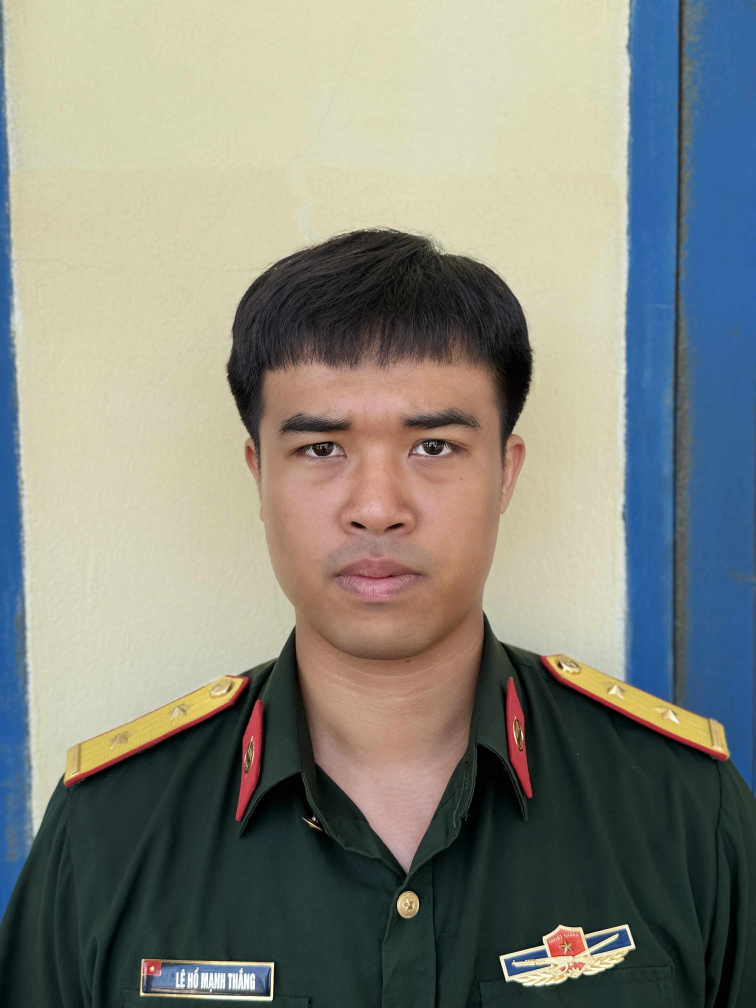
#> input picture dataset/Lê Hồ Mạnh Thắng/Lê Hồ Mạnh Thắng.jpg, 3024 x 4032 px (shown at 1/4 size); its folder holds only this picture in this run
$ python -i face_recognition_model.py   (imports and definitions only)
#> lines starting #> are read from the running program, lines starting #| are printed output that depends on the picture
### src/utils/image_processor.py
"""
Image Processing Utilities
Handles image loading, preprocessing, and face extraction
"""
import cv2
import numpy as np
import os
import sys
from typing import Optional, Tuple
import logging
from pathlib import Path

# Add project root to path for imports
sys.path.append(os.path.join(os.path.dirname(__file__), '..', '..'))

from config.settings import FaceRecognitionConfig

logger = logging.getLogger(__name__)

class ImageProcessor:
    """
    Image processing utilities for face recognition
    """

    def __init__(self, config: FaceRecognitionConfig = None):
        self.config = config or FaceRecognitionConfig()

    def load_image(self, image_path: str) -> Optional[np.ndarray]:
        """
        Load image with Unicode path support

        Args:
            image_path: Path to image file

        Returns:
            Loaded image or None if failed
        """
        try:
            # Use numpy to read image with Unicode path support
            image = cv2.imdecode(
                np.fromfile(image_path, dtype=np.uint8),
                cv2.IMREAD_COLOR
            )
            return image
        except Exception as e:
            logger.error(f"Error loading image {image_path}: {e}")
            return None

    def is_image_file(self, filename: str) -> bool:
        """
        Check if file is a supported image format

        Args:
            filename: Name of the file

        Returns:
            True if supported image file
        """
        return filename.lower().endswith(('.png', '.jpg', '.jpeg', '.gif', '.bmp'))

    def extract_face_roi(self, gray_image: np.ndarray, x: int, y: int,
                        w: int, h: int, padding: int = 20) -> np.ndarray:
        """
        Extract face region of interest with padding

        Args:
            gray_image: Grayscale input image
            x, y, w, h: Face bounding box coordinates
            padding: Padding around face region

        Returns:
            Extracted and normalized face ROI
        """
        # Add padding to face region
        y1 = max(0, y - padding)
        y2 = min(gray_image.shape[0], y + h + padding)
        x1 = max(0, x - padding)
        x2 = min(gray_image.shape[1], x + w + padding)

        # Extract face region
        face_roi = gray_image[y1:y2, x1:x2]

        # Resize to standard size for consistency
        face_roi = cv2.resize(face_roi, self.config.FACE_SIZE_NORMALIZED)

        return face_roi

    # [102 lines left out: functions preprocess_image, resize_image, enhance_image_quality, validate_image, not called in this run]

### src/utils/augmentation.py
"""
Data Augmentation for Face Recognition
Applies various transformations to increase training data diversity
"""
import cv2
import numpy as np
import os
import sys
from typing import List
import logging

# Add project root to path for imports
sys.path.append(os.path.join(os.path.dirname(__file__), '..', '..'))

from config.settings import FaceRecognitionConfig

logger = logging.getLogger(__name__)

class DataAugmentation:
    """
    Data augmentation utilities for face recognition training
    """

    def __init__(self, config: FaceRecognitionConfig = None):
        self.config = config or FaceRecognitionConfig()

    def augment_face(self, face_roi: np.ndarray, num_augmentations: int = 3) -> List[np.ndarray]:
        """
        Apply data augmentation to face images

        Args:
            face_roi: Original face region of interest
            num_augmentations: Number of augmented versions to generate

        Returns:
            List of augmented face images (including original)
        """
        augmented_faces = [face_roi.copy()]  # Include original

        for _ in range(num_augmentations):
            aug_face = face_roi.copy()

            # Apply random transformations
            aug_face = self._apply_rotation(aug_face)
            aug_face = self._apply_brightness(aug_face)
            aug_face = self._apply_contrast(aug_face)
            aug_face = self._apply_horizontal_flip(aug_face)
            aug_face = self._apply_noise(aug_face)
            aug_face = self._apply_translation(aug_face)

            augmented_faces.append(aug_face)

        return augmented_faces

    def _apply_rotation(self, image: np.ndarray) -> np.ndarray:
        """Apply random rotation within specified range"""
        angle = np.random.uniform(*self.config.ROTATION_RANGE)
        h, w = image.shape[:2]
        center = (w // 2, h // 2)

        matrix = cv2.getRotationMatrix2D(center, angle, 1.0)
        rotated = cv2.warpAffine(image, matrix, (w, h), borderMode=cv2.BORDER_REFLECT)

        return rotated

    def _apply_brightness(self, image: np.ndarray) -> np.ndarray:
        """Apply random brightness adjustment"""
        brightness_factor = np.random.uniform(*self.config.BRIGHTNESS_RANGE)
        brightened = np.clip(image * brightness_factor, 0, 255).astype(np.uint8)

        return brightened

    def _apply_contrast(self, image: np.ndarray) -> np.ndarray:
        """Apply random contrast adjustment"""
        contrast_factor = np.random.uniform(*self.config.CONTRAST_RANGE)
        contrasted = np.clip(
            (image - 127.5) * contrast_factor + 127.5, 0, 255
        ).astype(np.uint8)

        return contrasted

    def _apply_horizontal_flip(self, image: np.ndarray) -> np.ndarray:
        """Apply random horizontal flip"""
        if np.random.random() < self.config.FLIP_PROBABILITY:
            return cv2.flip(image, 1)
        return image

    def _apply_noise(self, image: np.ndarray) -> np.ndarray:
        """Apply random noise"""
        noise = np.random.normal(0, self.config.NOISE_STD, image.shape).astype(np.int16)
        noisy = np.clip(image.astype(np.int16) + noise, 0, 255).astype(np.uint8)

        return noisy

    def _apply_translation(self, image: np.ndarray) -> np.ndarray:
        """Apply random translation (shift)"""
        tx = np.random.randint(*self.config.TRANSLATION_RANGE)
        ty = np.random.randint(*self.config.TRANSLATION_RANGE)

        h, w = image.shape[:2]
        translation_matrix = np.float32([[1, 0, tx], [0, 1, ty]])
        translated = cv2.warpAffine(
            image, translation_matrix, (w, h), borderMode=cv2.BORDER_REFLECT
        )

        return translated

    def _apply_gaussian_blur(self, image: np.ndarray, kernel_size: int = 3) -> np.ndarray:
        """Apply slight Gaussian blur"""
        return cv2.GaussianBlur(image, (kernel_size, kernel_size), 0)

    # [7 lines left out: function _apply_sharpening, not called in this run]

    def _apply_histogram_equalization(self, image: np.ndarray) -> np.ndarray:
        """Apply histogram equalization"""
        return cv2.equalizeHist(image)

    # [21 lines left out: function get_augmentation_preview, not called in this run]

### src/models/face_recognition_model.py
"""
Face Recognition Model
Handles face detection, training, and recognition using OpenCV LBPH
"""
import os
import cv2
import numpy as np
from typing import List, Tuple, Optional, Dict, Any
import logging
import sys

# Add project root to path for imports
sys.path.append(os.path.join(os.path.dirname(__file__), '..', '..'))

from config.settings import FaceRecognitionConfig
from src.utils.image_processor import ImageProcessor
from src.utils.augmentation import DataAugmentation

logger = logging.getLogger(__name__)

class FaceRecognitionModel:
    """
    Main face recognition model using OpenCV LBPH (Local Binary Pattern Histogram)
    """

    def __init__(self, config: FaceRecognitionConfig = None):
        self.config = config or FaceRecognitionConfig()

        # Initialize OpenCV components
        self.face_cascade = cv2.CascadeClassifier(
            cv2.data.haarcascades + self.config.FACE_CASCADE_FILE
        )
        self.face_recognizer = cv2.face.LBPHFaceRecognizer_create()

        # Model state
        self.is_trained = False
        self.known_face_names = []
        self.training_stats = {}
        self.confidence_threshold = self.config.CONFIDENCE_THRESHOLD
        self.use_augmentation = self.config.USE_AUGMENTATION
        self.augmentation_factor = self.config.AUGMENTATION_FACTOR

        # Processors
        self.image_processor = ImageProcessor(config=self.config)
        self.augmentation = DataAugmentation(config=self.config) if self.config.USE_AUGMENTATION else None

        logger.info("Face Recognition Model initialized")

        # Auto-load faces from dataset on initialization
        try:
            from pathlib import Path
            dataset_path = Path('dataset')
            if dataset_path.exists():
                result = self.train(str(dataset_path))
                logger.info(f"Auto-trained model: {result.get('message', 'Training completed')}")
            else:
                logger.warning(f"Dataset path {dataset_path} does not exist")
        except Exception as e:
            logger.warning(f"Could not auto-train model: {e}")

    def extract_face_from_image(self, image_path: str) -> Optional[np.ndarray]:
        """
        Extract and preprocess face from image file

        Args:
            image_path: Path to image file

        Returns:
            Preprocessed face ROI or None if no face found
        """
        try:
            # Load image with Unicode support
            image = self.image_processor.load_image(image_path)
            if image is None:
                return None

            # Convert to grayscale
            gray = cv2.cvtColor(image, cv2.COLOR_BGR2GRAY)

            # Detect faces
            faces = self.face_cascade.detectMultiScale(
                gray, 1.1, 4, minSize=self.config.MIN_FACE_SIZE
            )

            if len(faces) == 0:
                return None

            # Get the largest face (main subject)
            largest_face = max(faces, key=lambda rect: rect[2] * rect[3])
            x, y, w, h = largest_face

            # Extract face region with padding
            face_roi = self.image_processor.extract_face_roi(gray, x, y, w, h)

            return face_roi

        except Exception as e:
            logger.error(f"Error extracting face from {image_path}: {e}")
            return None

    def load_dataset(self, dataset_path: str) -> Tuple[List[np.ndarray], List[int], Dict[str, int]]:
        """
        Load training dataset from folder structure

        Args:
            dataset_path: Path to dataset directory

        Returns:
            Tuple of (face_images, face_labels, person_image_count)
        """
        face_images = []
        face_labels = []
        person_image_count = {}

        if not os.path.exists(dataset_path):
            logger.warning(f"Dataset path does not exist: {dataset_path}")
            return face_images, face_labels, person_image_count

        # Load from folder structure (recommended)
        person_folders = self._load_from_folders(
            dataset_path, face_images, face_labels, person_image_count
        )

        # Load from flat file structure (legacy support)
        self._load_from_files(
            dataset_path, face_images, face_labels, person_image_count
        )

        logger.info(f"Loaded {len(face_images)} face images for {len(self.known_face_names)} people")

        return face_images, face_labels, person_image_count

    def _load_from_folders(self, dataset_path: str, face_images: List,
                          face_labels: List, person_image_count: Dict) -> set:
        """Load images from person folders (recommended structure)"""
        person_folders = set()

        for item in os.listdir(dataset_path):
            item_path = os.path.join(dataset_path, item)

            # Skip files and README
            if not os.path.isdir(item_path) or item.lower() in ['readme.md', '__pycache__']:
                continue

            person_name = item.replace('_', ' ').title()
            person_folders.add(person_name)

            # Add person to known names
            if person_name not in self.known_face_names:
                self.known_face_names.append(person_name)

            person_label = self.known_face_names.index(person_name)
            person_image_count[person_name] = 0

            # Process all images in folder
            try:
                for filename in os.listdir(item_path):
                    if self.image_processor.is_image_file(filename):
                        image_path = os.path.join(item_path, filename)
                        self._process_image(
                            image_path, person_name, person_label,
                            face_images, face_labels, person_image_count
                        )
            except Exception as e:
                logger.error(f"Error processing folder {item}: {e}")

        return person_folders

    def _load_from_files(self, dataset_path: str, face_images: List,
                        face_labels: List, person_image_count: Dict):
        """Load images from flat file structure (legacy support)"""
        person_files = {}

        for filename in os.listdir(dataset_path):
            if self.image_processor.is_image_file(filename):
                # Extract person name
                base_name = os.path.splitext(filename)[0]
                person_name = base_name.split('_')[0] if '_' in base_name else base_name
                person_name = person_name.replace('_', ' ').title()

                if person_name not in person_files:
                    person_files[person_name] = []
                person_files[person_name].append(filename)

        # Process each person's images
        for person_name, files in person_files.items():
            if person_name not in person_image_count:
                person_image_count[person_name] = 0

            # Add person to known names
            if person_name not in self.known_face_names:
                self.known_face_names.append(person_name)

            person_label = self.known_face_names.index(person_name)

            for filename in files:
                image_path = os.path.join(dataset_path, filename)
                self._process_image(
                    image_path, person_name, person_label,
                    face_images, face_labels, person_image_count,
                    source_type="file"
                )

    def _process_image(self, image_path: str, person_name: str, person_label: int,
                      face_images: List, face_labels: List, person_image_count: Dict,
                      source_type: str = "folder"):
        """Process a single image with optional augmentation"""
        face_roi = self.extract_face_from_image(image_path)

        if face_roi is not None:
            if self.config.USE_AUGMENTATION and self.augmentation:
                # Apply data augmentation
                augmented_faces = self.augmentation.augment_face(
                    face_roi, num_augmentations=self.config.AUGMENTATION_FACTOR
                )

                for aug_face in augmented_faces:
                    face_images.append(aug_face)
                    face_labels.append(person_label)
                    person_image_count[person_name] += 1

                emoji = "📁" if source_type == "folder" else "📄"
                logger.info(f"{emoji} Loaded face for {person_name} from {os.path.basename(image_path)} (+ {len(augmented_faces)-1} augmented)")
            else:
                face_images.append(face_roi)
                face_labels.append(person_label)
                person_image_count[person_name] += 1

                emoji = "📁" if source_type == "folder" else "📄"
                logger.info(f"{emoji} Loaded face for {person_name} from {os.path.basename(image_path)}")
        else:
            emoji = "📁" if source_type == "folder" else "📄"
            logger.warning(f"{emoji} No face found in {os.path.basename(image_path)}")

    def train(self, dataset_path: str) -> Dict[str, Any]:
        """
        Train the face recognition model

        Args:
            dataset_path: Path to training dataset

        Returns:
            Training statistics
        """
        logger.info("Starting model training...")

        # Load dataset
        face_images, face_labels, person_image_count = self.load_dataset(dataset_path)
#> in load_image, image is the input picture: shape (4032, 3024, 3); mean B, G, R 124.9, 134.3, 132.1
#> in extract_face_from_image, `gray = cv2.cvtColor(image, cv2.COLOR_BGR2GRAY)`:
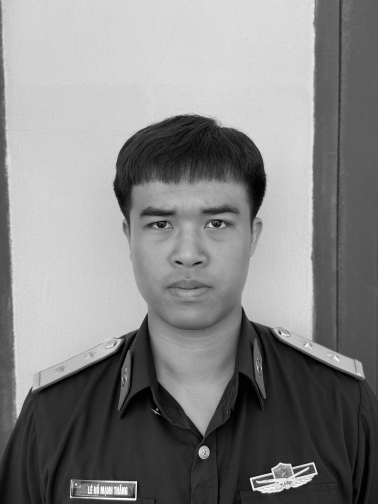
#> gray: shape (4032, 3024) (shown at 1/8 size); min 0, max 255, mean 132.6
#> in extract_face_from_image, `faces = self.face_cascade.detectMultiScale( gray, 1.1, 4, minSize=self..`: faces = [[1573, 3557, 118, 118], [835, 1263, 1351, 1351]]
#> in extract_face_from_image, `largest_face = max(faces, key=lambda rect: rect[2] * rect[3])`: largest_face = [835, 1263, 1351, 1351]
#> in extract_face_from_image, `x, y, w, h = largest_face`: x = 835; y = 1263; w = 1351
#> in extract_face_roi, `y1 = max(0, y - padding)`: y1 = 1243
#> in extract_face_roi, `y2 = min(gray_image.shape[0], y + h + padding)`: y2 = 2634
#> in extract_face_roi, `x1 = max(0, x - padding)`: x1 = 815
#> in extract_face_roi, `x2 = min(gray_image.shape[1], x + w + padding)`: x2 = 2206
#> in extract_face_roi, `face_roi = gray_image[y1:y2, x1:x2]`:
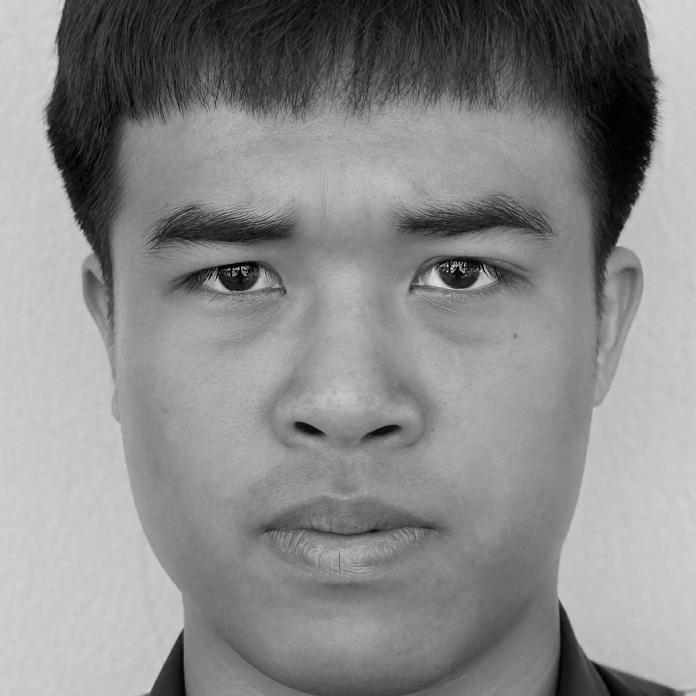
#> face_roi: shape (1391, 1391) (shown at 1/2 size); min 0, max 240, mean 137.2
#> in extract_face_roi, `face_roi = cv2.resize(face_roi, self.config.FACE_SIZE_NORMALIZED)`:
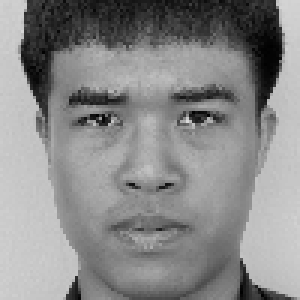
#> face_roi: shape (100, 100) (shown 3 times larger); min 1, max 218, mean 137.1
#> the loop in augment_face, `for _ in range(num_augmentations):` made 2 passes
#> pass 1, in _apply_rotation, `rotated = cv2.warpAffine(image, matrix, (w, h), borderMode=cv2.BORDER_..`:
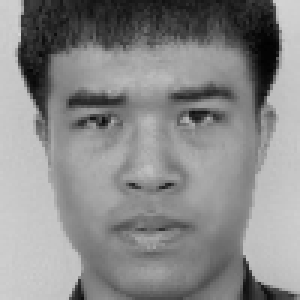
#> rotated: shape (100, 100) (shown 3 times larger); min 1, max 212, mean 136.9
#> pass 1, in _apply_brightness, `brightened = np.clip(image * brightness_factor, 0, 255).astype(np.uint8)`:
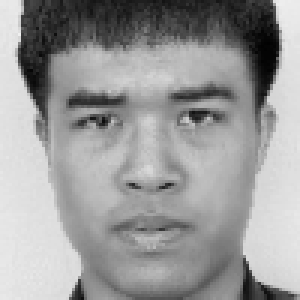
#> brightened: shape (100, 100) (shown 3 times larger); min 1, max 239, mean 154
#> after the loop in augment_face, `for _ in range(num_augmentations):`: augmented_faces = 3 items
#> the loop in _process_image, `for aug_face in augmented_faces:` made 3 passes
#> after the loop in _process_image, `for aug_face in augmented_faces:`: face_labels = [0, 0, 0]; person_image_count = {'Lê Hồ Mạnh Thắng': 3}

        if len(face_images) == 0:
            logger.warning("No face images found for training")
            self.is_trained = False
            return {"success": False, "error": "No training data found"}

        try:
            # Train the recognizer
            self.face_recognizer.train(face_images, np.array(face_labels))
            self.is_trained = True

            # Compile training statistics
            self.training_stats = self._compile_training_stats(
                face_images, person_image_count
            )

            logger.info("Model training completed successfully")
            return {"success": True, "stats": self.training_stats}

        except Exception as e:
            logger.error(f"Error during training: {e}")
            self.is_trained = False
            return {"success": False, "error": str(e)}

    def _compile_training_stats(self, face_images: List, person_image_count: Dict) -> Dict:
        """Compile training statistics"""
        total_faces = len(face_images)
        total_people = len(self.known_face_names)

        # Calculate original vs augmented counts
        original_count = 0
        for person, count in person_image_count.items():
            if self.config.USE_AUGMENTATION:
                original_images = count // (self.config.AUGMENTATION_FACTOR + 1)
                original_count += original_images
            else:
                original_count += count

        # Quality assessment
        quality_assessment = {}
        for person, count in person_image_count.items():
            if self.config.USE_AUGMENTATION:
                original_images = count // (self.config.AUGMENTATION_FACTOR + 1)
            else:
                original_images = count

            if original_images >= self.config.QUALITY_THRESHOLDS["excellent"]:
                quality = "⭐⭐⭐"
            elif original_images >= self.config.QUALITY_THRESHOLDS["good"]:
                quality = "⭐⭐"
            else:
                quality = "⭐"

            quality_assessment[person] = {
                "original_images": original_images,
                "total_images": count,
                "quality": quality
            }

        return {
            "total_faces": total_faces,
            "total_people": total_people,
            "original_count": original_count,
            "augmented_count": total_faces - original_count if self.config.USE_AUGMENTATION else 0,
            "augmentation_enabled": self.config.USE_AUGMENTATION,
            "augmentation_factor": self.config.AUGMENTATION_FACTOR,
            "quality_assessment": quality_assessment
        }

    # [99 lines left out: functions recognize_faces, get_model_info, update_config, get_training_summary, not called in this run]

    def get_known_faces(self) -> List[str]:
        """Get list of known face names"""
        return self.known_face_names.copy()

    # [20 lines left out: function get_training_info, not called in this run]

#> (the run stopped early here; a loop or call above may not have finished)
